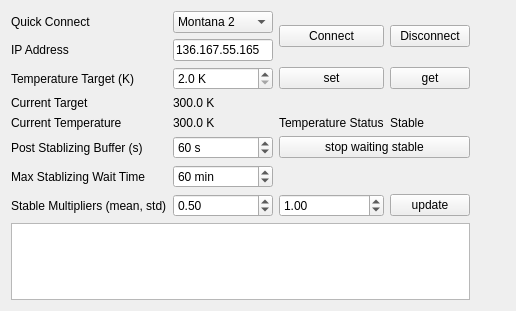
<?xml version="1.0" encoding="UTF-8"?>
<ui version="4.0">
 <class>Form</class>
 <widget class="QWidget" name="Form">
  <property name="geometry">
   <rect>
    <x>0</x>
    <y>0</y>
    <width>516</width>
    <height>311</height>
   </rect>
  </property>
  <property name="windowTitle">
   <string>Form</string>
  </property>
  <layout class="QVBoxLayout" name="verticalLayout">
   <item>
    <layout class="QGridLayout" name="gridLayout">
     <item row="2" column="2">
      <widget class="QPushButton" name="setTemperature_pushButton">
       <property name="text">
        <string>set</string>
       </property>
      </widget>
     </item>
     <item row="1" column="0">
      <widget class="QLabel" name="label_2">
       <property name="text">
        <string>IP Address</string>
       </property>
      </widget>
     </item>
     <item row="0" column="0">
      <widget class="QLabel" name="label_4">
       <property name="text">
        <string>Quick Connect</string>
       </property>
      </widget>
     </item>
     <item row="0" column="1">
      <widget class="QComboBox" name="quickConnect_comboBox">
       <property name="currentIndex">
        <number>1</number>
       </property>
       <item>
        <property name="text">
         <string>Montana 1</string>
        </property>
       </item>
       <item>
        <property name="text">
         <string>Montana 2</string>
        </property>
       </item>
       <item>
        <property name="text">
         <string>Other</string>
        </property>
       </item>
      </widget>
     </item>
     <item row="0" column="3" rowspan="2">
      <widget class="QPushButton" name="disconnect_pushButton">
       <property name="text">
        <string>Disconnect</string>
       </property>
      </widget>
     </item>
     <item row="1" column="1">
      <widget class="QLineEdit" name="ipaddress_lineEdit">
       <property name="minimumSize">
        <size>
         <width>100</width>
         <height>0</height>
        </size>
       </property>
       <property name="maximumSize">
        <size>
         <width>100</width>
         <height>16777215</height>
        </size>
       </property>
       <property name="text">
        <string>136.167.55.165</string>
       </property>
      </widget>
     </item>
     <item row="0" column="2" rowspan="2">
      <widget class="QPushButton" name="connect_pushButton">
       <property name="text">
        <string>Connect</string>
       </property>
      </widget>
     </item>
     <item row="8" column="0" colspan="4">
      <widget class="QTextEdit" name="logStatus_textEdit"/>
     </item>
     <item row="4" column="2">
      <widget class="QLabel" name="label_6">
       <property name="text">
        <string>Temperature Status</string>
       </property>
      </widget>
     </item>
     <item row="4" column="0">
      <widget class="QLabel" name="label_5">
       <property name="text">
        <string>Current Temperature</string>
       </property>
      </widget>
     </item>
     <item row="4" column="1">
      <widget class="QLabel" name="currentTemperature_label">
       <property name="text">
        <string>300.0 K</string>
       </property>
      </widget>
     </item>
     <item row="4" column="3">
      <widget class="QLabel" name="temperatureStatus_label">
       <property name="text">
        <string>Stable</string>
       </property>
      </widget>
     </item>
     <item row="5" column="1">
      <widget class="QSpinBox" name="bufferTime_spinBox">
       <property name="suffix">
        <string> s</string>
       </property>
       <property name="maximum">
        <number>10000</number>
       </property>
       <property name="value">
        <number>60</number>
       </property>
      </widget>
     </item>
     <item row="5" column="0">
      <widget class="QLabel" name="label_3">
       <property name="text">
        <string>Post Stablizing Buffer (s)</string>
       </property>
      </widget>
     </item>
     <item row="2" column="0">
      <widget class="QLabel" name="label">
       <property name="text">
        <string>Temperature Target (K)</string>
       </property>
      </widget>
     </item>
     <item row="2" column="1">
      <widget class="QDoubleSpinBox" name="targetTemp_doubleSpinBox">
       <property name="prefix">
        <string/>
       </property>
       <property name="suffix">
        <string> K</string>
       </property>
       <property name="decimals">
        <number>1</number>
       </property>
       <property name="minimum">
        <double>2.000000000000000</double>
       </property>
       <property name="maximum">
        <double>350.000000000000000</double>
       </property>
      </widget>
     </item>
     <item row="3" column="0">
      <widget class="QLabel" name="label_7">
       <property name="text">
        <string>Current Target</string>
       </property>
      </widget>
     </item>
     <item row="2" column="5">
      <spacer name="horizontalSpacer">
       <property name="orientation">
        <enum>Qt::Horizontal</enum>
       </property>
       <property name="sizeHint" stdset="0">
        <size>
         <width>40</width>
         <height>20</height>
        </size>
       </property>
      </spacer>
     </item>
     <item row="2" column="3">
      <widget class="QPushButton" name="getTemperature_pushButton">
       <property name="text">
        <string>get</string>
       </property>
      </widget>
     </item>
     <item row="8" column="5">
      <spacer name="verticalSpacer">
       <property name="orientation">
        <enum>Qt::Vertical</enum>
       </property>
       <property name="sizeHint" stdset="0">
        <size>
         <width>20</width>
         <height>40</height>
        </size>
       </property>
      </spacer>
     </item>
     <item row="3" column="1">
      <widget class="QLabel" name="targetTemperature_label">
       <property name="text">
        <string>300.0 K</string>
       </property>
      </widget>
     </item>
     <item row="6" column="0">
      <widget class="QLabel" name="label_8">
       <property name="text">
        <string>Max Stablizing Wait Time</string>
       </property>
      </widget>
     </item>
     <item row="6" column="1">
      <widget class="QSpinBox" name="maxStablizingWait_spinBox">
       <property name="suffix">
        <string> min</string>
       </property>
       <property name="maximum">
        <number>600</number>
       </property>
       <property name="value">
        <number>60</number>
       </property>
      </widget>
     </item>
     <item row="7" column="0">
      <widget class="QLabel" name="label_9">
       <property name="toolTip">
        <string>Stable when the last 60 readings satisfy |mean - target| &lt; sqrt(target + 100) / 50 x mean multiplier and std &lt; sqrt(target + 100) / 50 x std multiplier. Targets below 3 K count as stable right away.</string>
       </property>
       <property name="text">
        <string>Stable Multipliers (mean, std)</string>
       </property>
      </widget>
     </item>
     <item row="7" column="1">
      <widget class="QDoubleSpinBox" name="stableAvgMultiplier_doubleSpinBox">
       <property name="toolTip">
        <string>Stable when the last 60 readings satisfy |mean - target| &lt; sqrt(target + 100) / 50 x mean multiplier and std &lt; sqrt(target + 100) / 50 x std multiplier. Targets below 3 K count as stable right away.</string>
       </property>
       <property name="decimals">
        <number>2</number>
       </property>
       <property name="minimum">
        <double>0.010000000000000</double>
       </property>
       <property name="maximum">
        <double>100.000000000000000</double>
       </property>
       <property name="singleStep">
        <double>0.100000000000000</double>
       </property>
       <property name="value">
        <double>0.500000000000000</double>
       </property>
      </widget>
     </item>
     <item row="7" column="2">
      <widget class="QDoubleSpinBox" name="stableStdMultiplier_doubleSpinBox">
       <property name="toolTip">
        <string>Stable when the last 60 readings satisfy |mean - target| &lt; sqrt(target + 100) / 50 x mean multiplier and std &lt; sqrt(target + 100) / 50 x std multiplier. Targets below 3 K count as stable right away.</string>
       </property>
       <property name="decimals">
        <number>2</number>
       </property>
       <property name="minimum">
        <double>0.010000000000000</double>
       </property>
       <property name="maximum">
        <double>100.000000000000000</double>
       </property>
       <property name="singleStep">
        <double>0.100000000000000</double>
       </property>
       <property name="value">
        <double>1.000000000000000</double>
       </property>
      </widget>
     </item>
     <item row="7" column="3">
      <widget class="QPushButton" name="updateStability_pushButton">
       <property name="text">
        <string>update</string>
       </property>
      </widget>
     </item>
     <item row="5" column="2" colspan="2">
      <widget class="QPushButton" name="stopwaiting_pushButton">
       <property name="text">
        <string>stop waiting stable</string>
       </property>
      </widget>
     </item>
    </layout>
   </item>
  </layout>
 </widget>
 <resources/>
 <connections/>
</ui>
